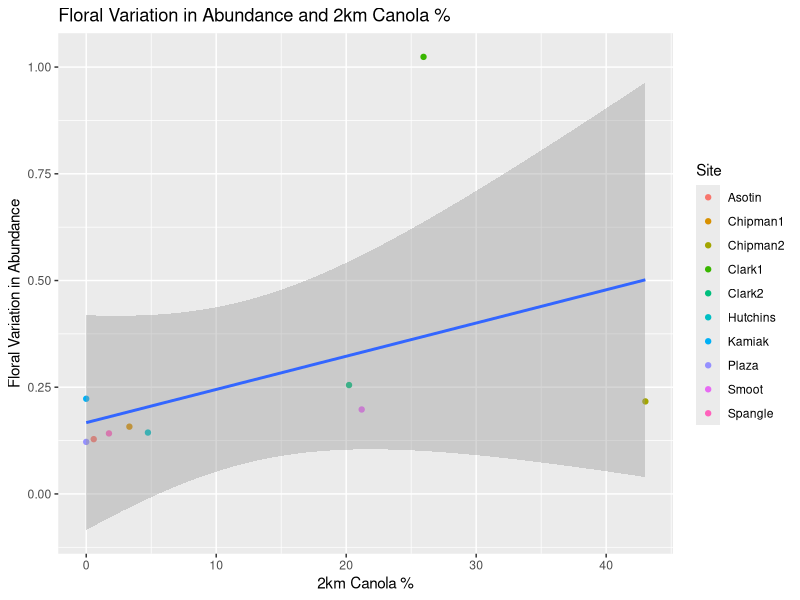
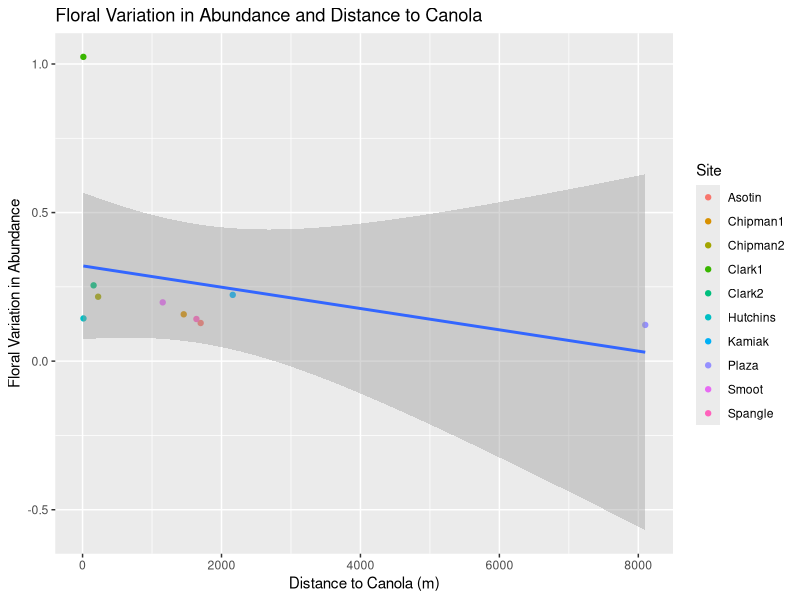
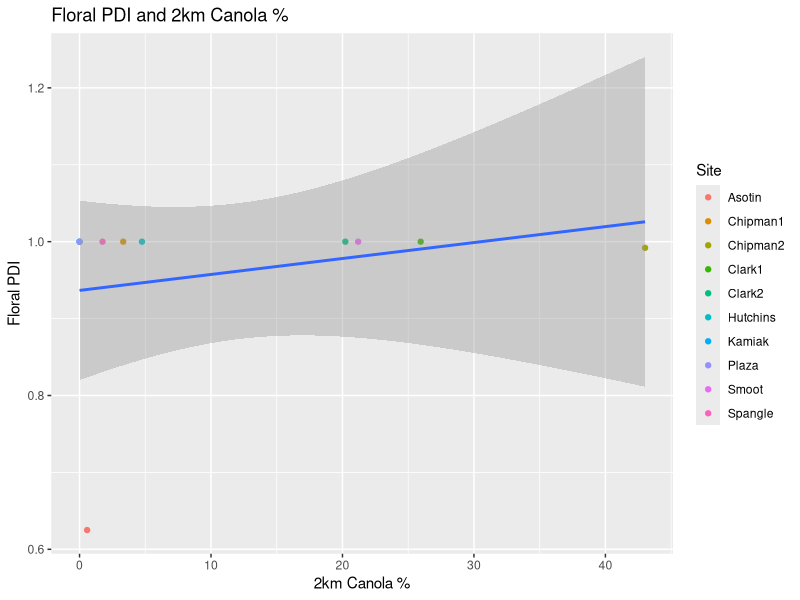
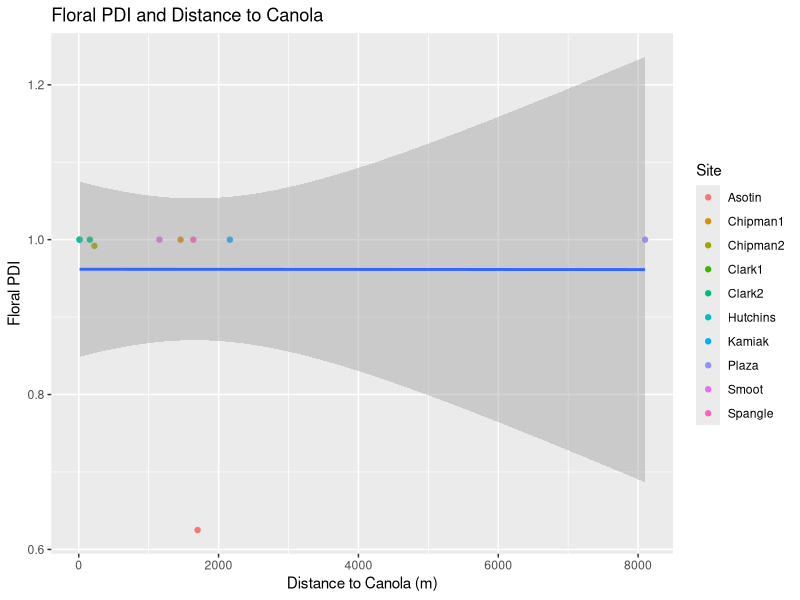
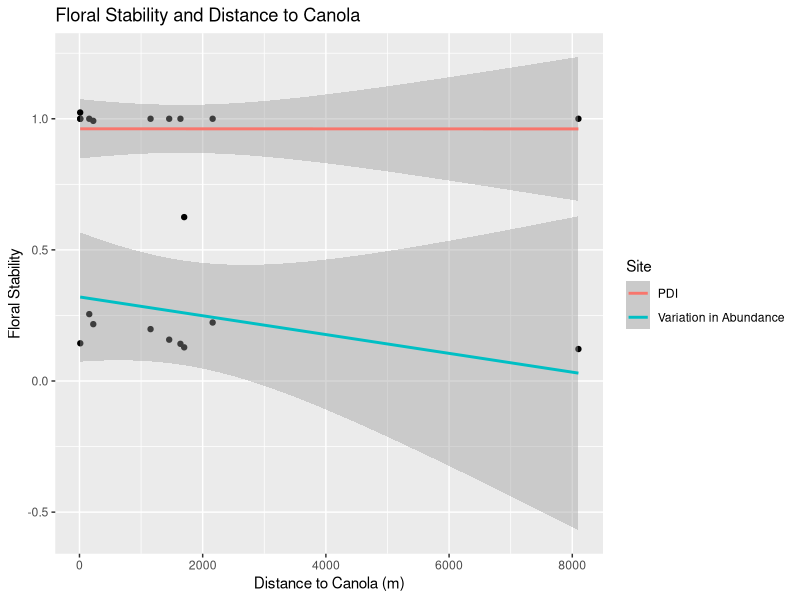
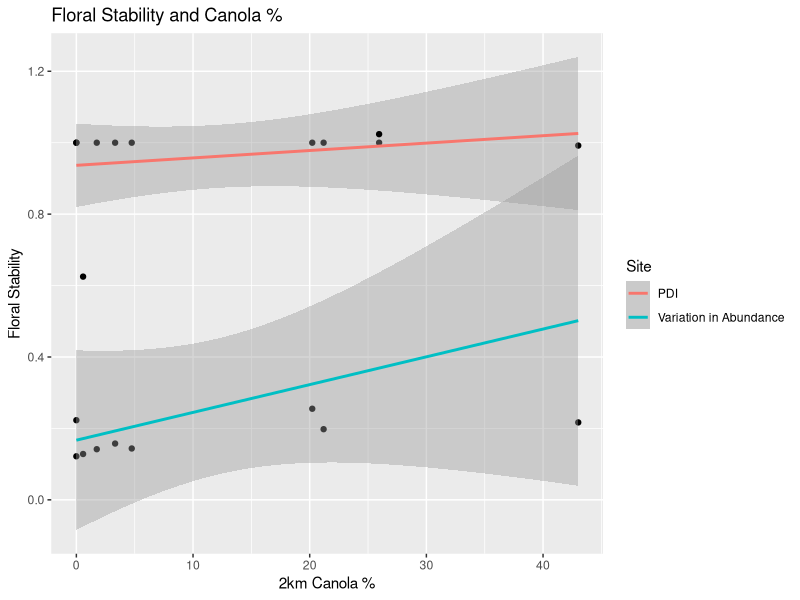
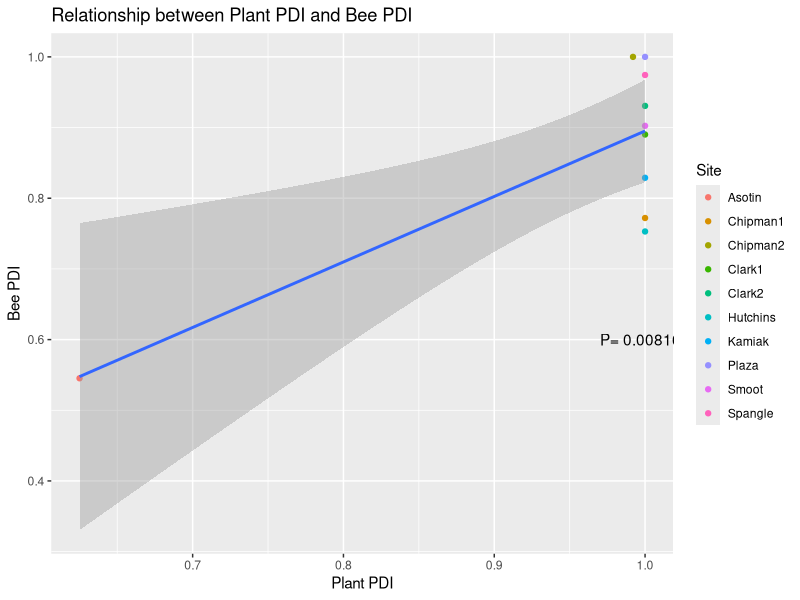

These figures' R source, in order:
## ---- chunk 1
library(ggplot2)
## ---- chunk 2
Plants <- read.csv("Plant_Stability.csv")
Canola <- read.csv("CanolaPercentages.csv")
Bees <- read.csv("BeesbySite.csv")
BeeStability <- read.csv("Bee_Stability.csv")
PlantDiv <- read.csv("BySiteFloral.csv")
## ---- chunk 3
#canola % within 2km
cor.test(Canola$X2kmCan., Plants$Stability)
#p-value = 0.224
# cor 0.4223982  

ggplot() + 
  geom_point(mapping = aes(y =Plants$Stability, x= Canola$X2kmCan., color = Plants$Site)) + 
  geom_smooth(mapping = aes(y = Plants$Stability, x = Canola$X2kmCan.), method = lm) +
  labs(y = "Floral Variation in Abundance", x = "2km Canola %", colour = "Site") +
  ggtitle("Floral Variation in Abundance and 2km Canola %")


#canola distance
cor.test(Canola$DistancetoCanola, Plants$Stability)
#p-value = 0.373
#cor -0.316445  

ggplot() + 
  geom_point(mapping = aes(y = Plants$Stability, x = Canola$DistancetoCanola, color = Plants$Site)) + 
  geom_smooth(mapping = aes(y = Plants$Stability, x = Canola$DistancetoCanola), method = lm) +
  labs(y = "Floral Variation in Abundance", x = "Distance to Canola (m)", colour = "Site") +
  ggtitle("Floral Variation in Abundance and Distance to Canola")


cor.test(Canola$X2kmCan., Plants$PDI)
#p-value = 0.4706
# cor 0.2586407   

ggplot() + 
  geom_point(mapping = aes(y =Plants$PDI, x= Canola$X2kmCan., color = Plants$Site)) + 
  geom_smooth(mapping = aes(y = Plants$PDI, x = Canola$X2kmCan.), method = lm) +
  labs(y = "Floral PDI", x = "2km Canola %", colour = "Site") +
  ggtitle("Floral PDI and 2km Canola %")


#canola distance
cor.test(Canola$DistancetoCanola, Plants$PDI)
#p-value = 0.9977
#cor -0.001073475  

ggplot() + 
  geom_point(mapping = aes(y = Plants$PDI, x = Canola$DistancetoCanola, color = Plants$Site)) + 
  geom_smooth(mapping = aes(y = Plants$PDI, x = Canola$DistancetoCanola), method = lm) +
  labs(y = "Floral PDI", x = "Distance to Canola (m)", colour = "Site") +
  ggtitle("Floral PDI and Distance to Canola")

#Combine graphs
ggplot() + 
  geom_point(mapping = aes(y = Plants$PDI, x = Canola$DistancetoCanola)) + 
  geom_smooth(mapping = aes(y = Plants$PDI, x = Canola$DistancetoCanola, color = 'PDI'), method = lm) +
  geom_point(mapping = aes(y = Plants$Stability, x = Canola$DistancetoCanola)) + 
  geom_smooth(mapping = aes(y = Plants$Stability, x = Canola$DistancetoCanola, color = 'Variation in Abundance'), method = lm) +
  labs(y = "Floral Stability", x = "Distance to Canola (m)", colour = "Site") +
  ggtitle("Floral Stability and Distance to Canola")

ggplot() + 
  geom_point(mapping = aes(y = Plants$PDI, x = Canola$X2kmCan.)) + 
  geom_smooth(mapping = aes(y = Plants$PDI, x = Canola$X2kmCan., color = 'PDI'), method = lm) +
  geom_point(mapping = aes(y = Plants$Stability, x = Canola$X2kmCan.)) + 
  geom_smooth(mapping = aes(y = Plants$Stability, x = Canola$X2kmCan., color = 'Variation in Abundance'), method = lm) +
  labs(y = "Floral Stability", x = "2km Canola %", colour = "Site") +
  ggtitle("Floral Stability and Canola %")
## ---- chunk 4
cor.test(Plants$PDI, Bees$Abundance)
#p-value = 0.2187
#-0.426785
cor.test(Plants$PDI, Bees$Shannon_Diversity)
#p-value = 0.4447
#0.2733808
cor.test(Plants$PDI, Bees$Richness)
#p-value = 0.5996
#-0.1897309
cor.test(Plants$Stability, Bees$Abundance)
#p-value = 0.8725
#0.05847045
cor.test(Plants$Stability, Bees$Shannon_Diversity)
#p-value = 0.4284
#0.2828915
cor.test(Plants$Stability, Bees$Richness)
#p-value = 0.7407
#0.1202699
## ---- chunk 5
cor.test(BeeStability$PDI, PlantDiv$Abundance)
#p-value = 0.3457
cor.test(BeeStability$PDI, PlantDiv$Shannon_Diversity)
#p-value = 0.02792
cor.test(BeeStability$PDI, PlantDiv$Richness)
#p-value = 0.1805
cor.test(BeeStability$Stability, PlantDiv$Abundance)
#p-value = 0.486
cor.test(BeeStability$Stability, PlantDiv$Shannon_Diversity)
#p-value = 0.5881
cor.test(BeeStability$Stability, PlantDiv$Richness)
#p-value = 0.6033
## ---- chunk 6
cor.test(Plants$PDI, BeeStability$PDI)
#p-value = 0.008166
#0.7771344 

ggplot() + 
  geom_point(mapping = aes(y = BeeStability$PDI, x = Plants$PDI, color = Plants$Site)) + 
  geom_smooth(mapping = aes(y = BeeStability$PDI, x = Plants$PDI), method = lm) +
  labs(y = "Bee PDI", x = "Plant PDI", colour = "Site") +
  annotate(geom="text", x=1, y=0.6, label="P= 0.008166")+
  ggtitle("Relationship between Plant PDI and Bee PDI")

cor.test(Plants$PDI, BeeStability$Stability)
#p-value = 0.7777
#0.1027101 

cor.test(Plants$Stability, BeeStability$PDI)
#p-value = 0.7185
#0.1308822 

cor.test(Plants$Stability, BeeStability$Stability)
#p-value = 0.3654
#-0.3212587
